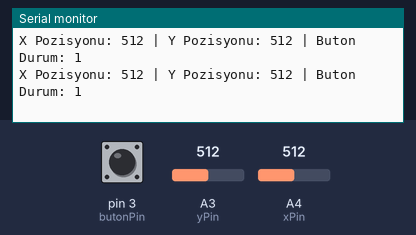
The sketch below on a simulated Arduino Uno, built with avr-gcc and run on an emulated ATmega328P. Shown: the last lines printed to the serial monitor. Inputs (shaded band) come from the test bench; at power-on: A4 (xPin) = 512, pin 3 (butonPin) HIGH, A3 (yPin) = 512.

Above: at 4.2 s.
4.3 s: A4 (xPin) set to 108
At 4.35 s:
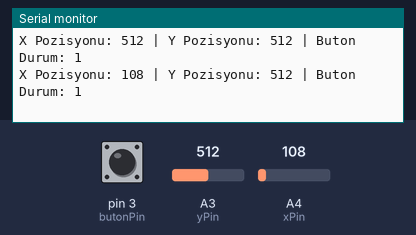
7.3 s: A4 (xPin) set to 95
At 7.38 s:
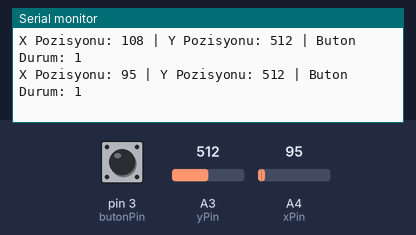
Timing chart, 0 to 10.3 s (numbered marks = the images above; inputs shaded):
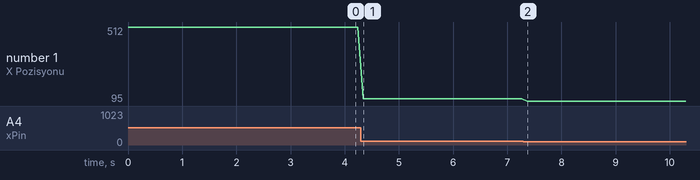

Measured:
- after the input at 4.3 s, the serial monitor: prints a new line at once (image 1)
- after the input at 7.3 s, the serial monitor: prints a new line after 0.07 s (image 2)
- plotted number 1: 512 → 108 after the input at 4.3 s, 108 → 95 after the input at 7.3 s

The sketch:

Joystick-Nasil-Kullanilir.ino
```cpp
/*
*   Joystick Nasıl Kullanılır ?
*
*  Yazar: dezarto
*  Tarih: 13.06.2023
*/
// Bağlantı şekline göre gerekli pinler tanımlanır
int xPin = A4;
int yPin = A3;
int butonPin = 3;

int xPozisyon;
int yPozisyon;
int butonDurum;

void setup() {
Serial.begin(9600);  // Seri haberleşme için tanımlanır
pinMode(xPin, INPUT);  // pinlerin INPUT girişli olduğu tanımlanır
pinMode(yPin, INPUT);
pinMode(butonPin, INPUT_PULLUP);
}

void loop() {
xPozisyon = analogRead(xPin);  // analogRead ile pinden değer okuması gerçekleştirilir
yPozisyon = analogRead(yPin);
butonDurum = digitalRead(butonPin);

Serial.print("X Pozisyonu: ");
Serial.print(xPozisyon);
Serial.print(" | Y Pozisyonu: ");
Serial.print(yPozisyon);
Serial.print(" | Buton Durum: ");
Serial.println(butonDurum);
delay(100);
}
```
